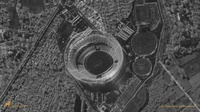
#> input picture Noise_Filtering_2/sar_1.jpg, 200 x 112 px, shrunk from 1200 x 675 before the run
$ jupyter execute DE_IP_2024_Task_2.ipynb
#> lines starting #> are read from the running program, lines starting #| are printed output that depends on the picture; long printed decimals are rounded
[cell 1]
import numpy as np
import cv2
import matplotlib.pyplot as plt

# Наложение и удаление шума

[cell 2]
image = cv2.imread('sar_1.jpg')
#> image is the input picture: shape (112, 200, 3); mean B, G, R 78, 78.2, 78.3
image_gray = cv2.cvtColor(image, cv2.COLOR_BGR2GRAY)

[cell 3]
plt.imshow(image_gray, cmap="gray")

[cell 4]
# Gaussian noise
mean = 0
stddev = 100
noise_gauss = np.zeros(image_gray.shape, np.uint8)
cv2.randn(noise_gauss, mean, stddev)

[cell 5]
plt.imshow(noise_gauss, cmap="gray")

[cell 6]
# Salt and pepper
noise =  np.random.randint(0, 101, size = (image_gray.shape[0], image_gray.shape[1]), dtype=int)
zeros_pixel = np.where(noise == 0)
ones_pixel = np.where(noise == 100)

[cell 7]
bg_image = np.ones(image_gray.shape, np.uint8) * 128

[cell 8]
bg_image[zeros_pixel] = 0
bg_image[ones_pixel] = 255

[cell 9]
plt.imshow(bg_image, cmap="gray")

[cell 10]
image_noise_gauss = cv2.add(image_gray,noise_gauss)
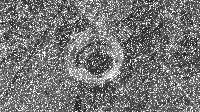
#> image_noise_gauss: shape (112, 200); min 25, max 255, mean 116.9

[cell 11]
plt.imshow(image_noise_gauss, cmap="gray")

[cell 12]
from skimage.metrics import structural_similarity, mean_squared_error
mse_gauss = mean_squared_error(image_gray, image_noise_gauss)
#> mse_gauss = 4324
(ssim, diff) = structural_similarity(image_gray, image_noise_gauss, full=True)
#> ssim = 0.204
print(mse_gauss, ssim)
#| 4323.990 0.2035

[cell 13]
image_gauss_median = cv2.medianBlur(image_noise_gauss, 3)
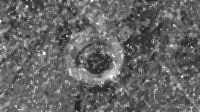
#> image_gauss_median: shape (112, 200); min 34, max 255, mean 101.6

[cell 14]
mse_gauss_median = mean_squared_error(image_gray, image_gauss_median)
#> mse_gauss_median = 1209.4
(ssim_gauss_median, diff) = structural_similarity(image_gray,  image_gauss_median, full=True)
#> ssim_gauss_median = 0.375

[cell 15]
print(mse_gauss_median, ssim_gauss_median)
#| 1209.405 0.3746

[cell 16]
plt.imshow(image_gauss_median, cmap="gray")

[cell 17]
import copy

image_sp = copy.deepcopy(image_gray)

image_sp[zeros_pixel] = 0
image_sp[ones_pixel] = 255

[cell 18]
plt.imshow(image_sp, cmap="gray")

[cell 19]
mse_sp = mean_squared_error(image_gray, image_sp)
#> mse_sp = 418.8
(ssim_sp, diff) = structural_similarity(image_gray, image_sp, full=True)
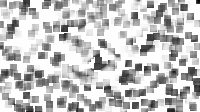
#> diff: shape (112, 200) float64; min -0.159, max 1, mean 0.729; drawn with min black and max white
#> ssim_sp = 0.728
print(mse_sp, ssim_sp)
#| 418.826 0.7284

[cell 20]
image_sp_median = cv2.medianBlur(image_sp, 3)
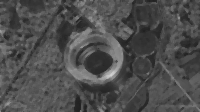
#> image_sp_median: shape (112, 200); min 33, max 210, mean 77.8

[cell 21]
mse_sp_median = mean_squared_error(image_gray, image_sp_median)
#> mse_sp_median = 149.6
(ssim_sp_median, diff) = structural_similarity(image_gray, image_sp_median, full=True)
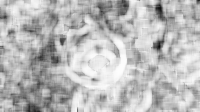
#> diff: shape (112, 200) float64; min 0.0378, max 0.996, mean 0.728
#> ssim_sp_median = 0.729
print(mse_sp_median, ssim_sp_median)
#| 149.563 0.7289

# Другие типы фильтров

[cell 22]
image_gauss_gauss = cv2.GaussianBlur(image_noise_gauss,(5,5),0)

[cell 23]
image_gauss_bilat = cv2.bilateralFilter(image_noise_gauss,9,75,75)

[cell 24]
image_gauss_nlm = cv2.fastNlMeansDenoising(image_noise_gauss, h = 20)

[cell 25]
import math

def geom(a):
    prod = 1
    for i in range(a.shape[0]):
        prod1 = 1
        for j in range(a.shape[1]):
            prod1 *= a[i,j]
        prod1 = math.pow(prod1, 1.0/9.0)
        prod *= prod1
    return prod

def proc(img, filter):
    img_res = copy.deepcopy(img)
    for i in range(0,img.shape[0] -2):
        for j in range(0,img.shape[1] -2):
            img_res[i:i+3, j:j+3] = filter(img[i:i+3, j:j+3])
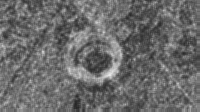
#> img_res: shape (112, 200); min 38, max 232, mean 106
    return img_res

res = proc(image_noise_gauss, geom)

[cell 26]
plt.imshow(res, cmap="gray")

[cell 27]
mse_geom = mean_squared_error(image_gray, res)
(ssim_geom, diff) = structural_similarity(image_gray, res, full=True)
print(mse_geom, ssim_geom)
#| 1310.651 0.3242

# 2D свертка

[cell 28]
# averaging filter
kernel_5 = np.ones((5,5),np.float32)/25
image_k5 = cv2.filter2D(image_gray,-1,kernel_5)
# blured_image = cv2.blur(img,(5,5))
image_b5 = cv2.blur(image_gray,(5,5))

[cell 29]
mse_kb = mean_squared_error(image_k5, image_b5)
(ssim_kb, diff) = structural_similarity(image_k5, image_b5, full=True)
#> diff: shape (112, 200) float64; every value is 1
print(mse_kb, ssim_kb)
#| 0.0 1.0

[cell 30]
# Laplasian
kernel_lapl = np.array([[0,-10,0],
                        [-10,40,-10],
                        [0,-10,0]], np.float32)

[cell 31]
image_lapl = cv2.filter2D(image_gray,-1,kernel_lapl)

[cell 32]
plt.imshow(image_lapl, cmap="gray")

[cell 33]
# ДЗ 2
# Зашумить изображение при помощи шума гаусса, постоянного шума.
# Протестировать медианный фильтр, фильтр гаусса, билатериальный фильтр, фильтр нелокальных средних с различными параметрами.
# Выяснить, какой фильтр показал лучший результат фильтрации шума.

[cell 34]
# Шум Гаусса
image = cv2.imread('img.jpg')
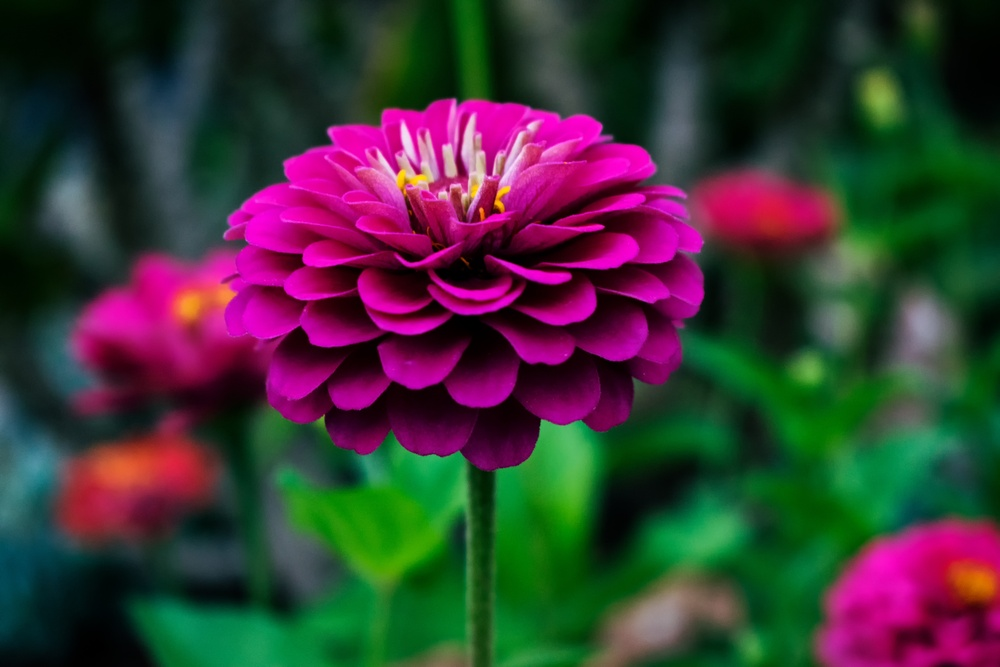
#> input picture Noise_Filtering_2/img.jpg, 1000 x 667 px, shrunk from 6000 x 4000 before the run
#> image is the input picture: shape (667, 1000, 3); mean B, G, R 53.9, 53.8, 59.7
image_gray = cv2.cvtColor(image, cv2.COLOR_BGR2GRAY)
#> image_gray: shape (667, 1000)
plt.imshow(image_gray, cmap="gray")
plt.title("Серое исходное изображение")
plt.show()

[cell 35]
mean = 0
stddev = 100
noise_gauss = np.zeros(image_gray.shape, np.uint8)
cv2.randn(noise_gauss, mean, stddev)
#> noise_gauss: shape (667, 1000)

image_noise_gauss = cv2.add(image_gray,noise_gauss)
#> image_noise_gauss: shape (667, 1000)
plt.imshow(image_noise_gauss, cmap="gray")
plt.title("Добавленный Гаусс шум")
plt.show()

mse_gauss = mean_squared_error(image_gray, image_noise_gauss)
(ssim, diff) = structural_similarity(image_gray, image_noise_gauss, full=True)
#> diff: shape (667, 1000) float64
print("Гаусс шум MSE, SSIM: ", mse_gauss, ssim)
#| Гаусс шум MSE, SSIM:  4498.850 0.03991

Гаусс шум MSE, SSIM:  4498.495616958333 0.025890101157439064

[cell 36]
image_sp_median = cv2.medianBlur(image_noise_gauss, 3)
#> image_sp_median: shape (667, 1000)
plt.imshow(image_sp_median, cmap="gray")
plt.title("Медианный фильтр")
plt.show()

mse_sp_median = mean_squared_error(image_gray, image_sp_median)
(ssim_sp_median, diff11) = structural_similarity(image_gray, image_sp_median, full=True)
print("Медианный: ", mse_sp_median, ssim_sp_median)
#| Медианный:  844.625 0.2018

Медианный:  844.0684315833333 0.15361941488749958

[cell 37]
image_sp_gauss = cv2.GaussianBlur(image_noise_gauss, (5, 5), 0)
plt.imshow(image_sp_gauss, cmap="gray")
plt.title("Фильтр Гаусса")
plt.show()

mse_sp_gauss = mean_squared_error(image_gray, image_sp_gauss)
(ssim_sp_gauss, diff22) = structural_similarity(image_gray, image_sp_gauss, full=True)
print("Гауссовский: ", mse_sp_gauss, ssim_sp_gauss)
#| Гауссовский:  1727.146 0.2894

Гауссовский:  1729.2054128333334 0.2304045520784349

[cell 38]
image_sp_bilat = cv2.bilateralFilter(image_noise_gauss, 9, 75, 75)
plt.imshow(image_sp_bilat, cmap="gray")
plt.title("Билатериальный фильтр")
plt.show()

mse_sp_bilat = mean_squared_error(image_gray, image_sp_bilat)
(ssim_sp_bilat, diff33) = structural_similarity(image_gray, image_sp_bilat, full=True)
print("Билатериальный: ", mse_sp_bilat, ssim_sp_bilat)
#| Билатериальный:  1793.127 0.1396

Билатериальный:  1786.3903612083334 0.10450695156513874

[cell 39]
image_sp_nlm = cv2.fastNlMeansDenoising(image_noise_gauss, h=20)
plt.imshow(image_sp_nlm, cmap="gray")
plt.title("Фильтр нелокальных средних")
plt.show()

mse_sp_nlm = mean_squared_error(image_gray, image_sp_nlm)
(ssim_sp_nlm, diff44) = structural_similarity(image_gray, image_sp_nlm, full=True)
print("nlm: ", mse_sp_nlm, ssim_sp_nlm)
#| nlm:  4489.831 0.04068

nlm:  4486.269640875 0.02893100217642121

[cell 40]
# 2 Постоянный шум
noise_intensity = 50
uniform_noise = np.random.uniform(-noise_intensity, noise_intensity, image_gray.shape)
uniform_noise = uniform_noise.astype(np.int16)
image_uniform_noise = image_gray.astype(np.int16) + uniform_noise
image_uniform_noise = np.clip(image_uniform_noise, 0, 255).astype(np.uint8)

plt.imshow(image_uniform_noise, cmap="gray")
plt.title("Добавленный постоянный шум")
plt.show()

mse_noise = mean_squared_error(image_gray, image_uniform_noise)
(ssim, diff55) = structural_similarity(image_gray, image_uniform_noise, full=True)
print("Постоянный шум MSE, SSIM: ", mse_noise, ssim)
#| Постоянный шум MSE, SSIM:  725.787 0.1334

Постоянный шум MSE, SSIM:  725.1629088333333 0.10523891939552157

[cell 41]
image_noise_median = cv2.medianBlur(image_uniform_noise, 3)
plt.imshow(image_noise_median, cmap="gray")
plt.title("Медианный фильтр")
plt.show()

mse_noise_median = mean_squared_error(image_gray, image_noise_median)
(ssim_noise_median, diff66) = structural_similarity(image_gray, image_noise_median, full=True)
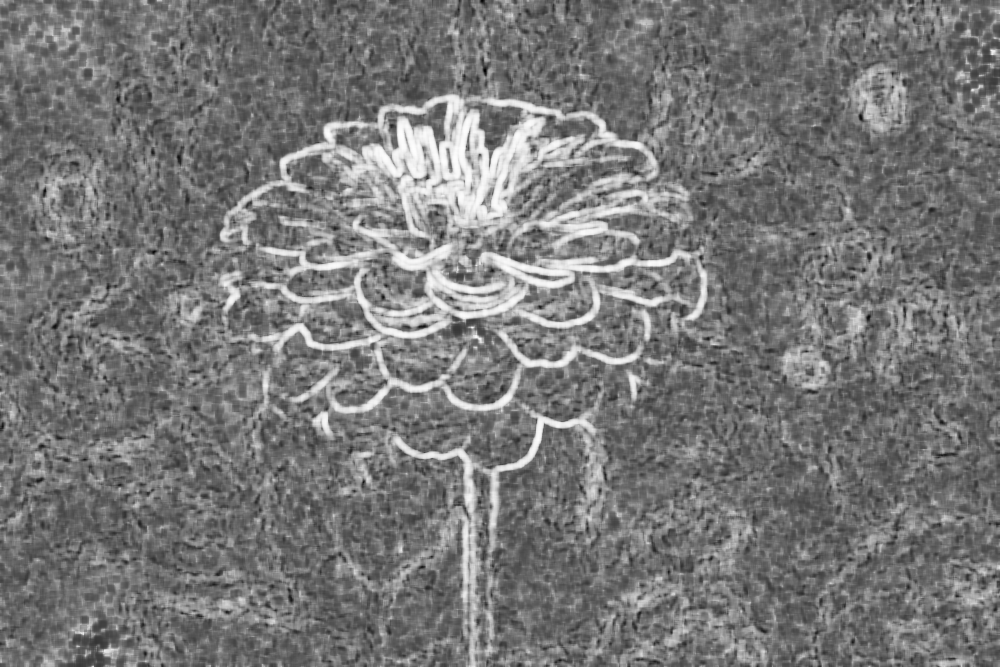
#> diff66: shape (667, 1000) float64; min -0.23, max 0.988, mean 0.346; drawn with min black and max white
print("Медианный: ", mse_noise_median, ssim_noise_median)
#| Медианный:  205.578 0.3465

Медианный:  210.12062370833334 0.27776816133960663

[cell 42]
image_noise_gauss = cv2.GaussianBlur(image_uniform_noise, (5, 5), 0)
plt.imshow(image_noise_gauss, cmap="gray")
plt.title("Фильтр Гаусса")
plt.show()

mse_noise_gauss = mean_squared_error(image_gray, image_noise_gauss)
(ssim_noise_gauss, diff77) = structural_similarity(image_gray, image_noise_gauss, full=True)
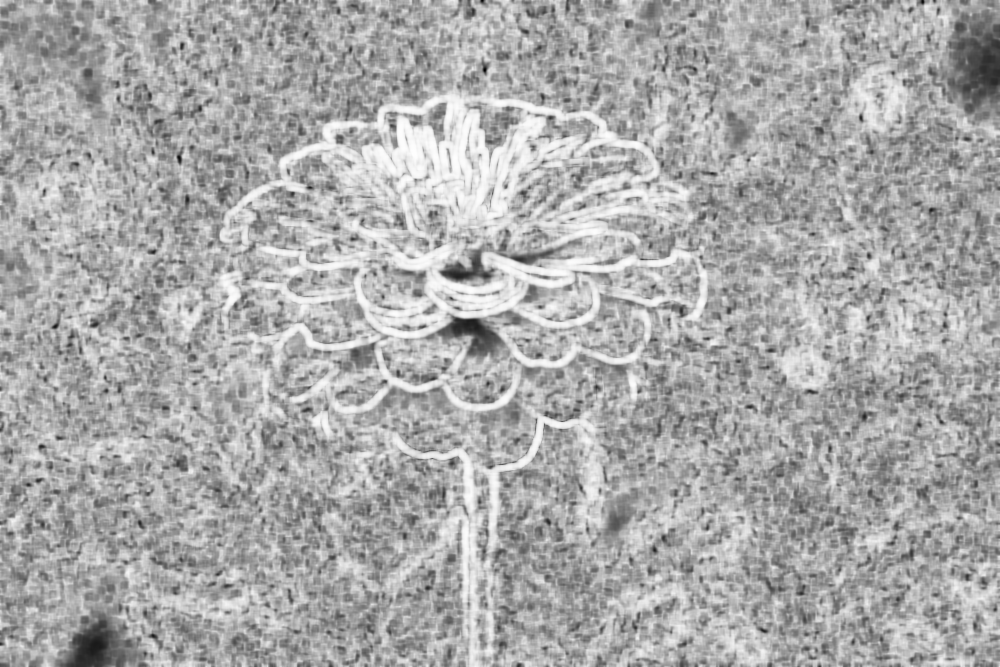
#> diff77: shape (667, 1000) float64; min -0.0805, max 0.997, mean 0.641; drawn with min black and max white
print("Гауссовский: ", mse_noise_gauss, ssim_noise_gauss)
#| Гауссовский:  67.432 0.6422

Гауссовский:  71.55345170833333 0.5611353878314782

[cell 43]
image_noise_bilat = cv2.bilateralFilter(image_uniform_noise, 9, 75, 75)
plt.imshow(image_noise_bilat, cmap="gray")
plt.title("Билатеральный фильтр")
plt.show()

mse_noise_bilat = mean_squared_error(image_gray, image_noise_bilat)
(ssim_noise_bilat, diff88) = structural_similarity(image_gray, image_noise_bilat, full=True)
print("Билатериальный: ", mse_noise_bilat, ssim_noise_bilat)
#| Билатериальный:  47.809 0.7629

Билатериальный:  46.510100625 0.6783054521603691

[cell 44]
image_noise_nlm = cv2.fastNlMeansDenoising(image_uniform_noise, h=20)
plt.imshow(image_noise_nlm, cmap="gray")
plt.title("Фильтр нелокальных средних")
plt.show()

mse_noise_nlm = mean_squared_error(image_gray, image_noise_nlm)
(ssim_noise_nlm, diff99) = structural_similarity(image_gray, image_noise_nlm, full=True)
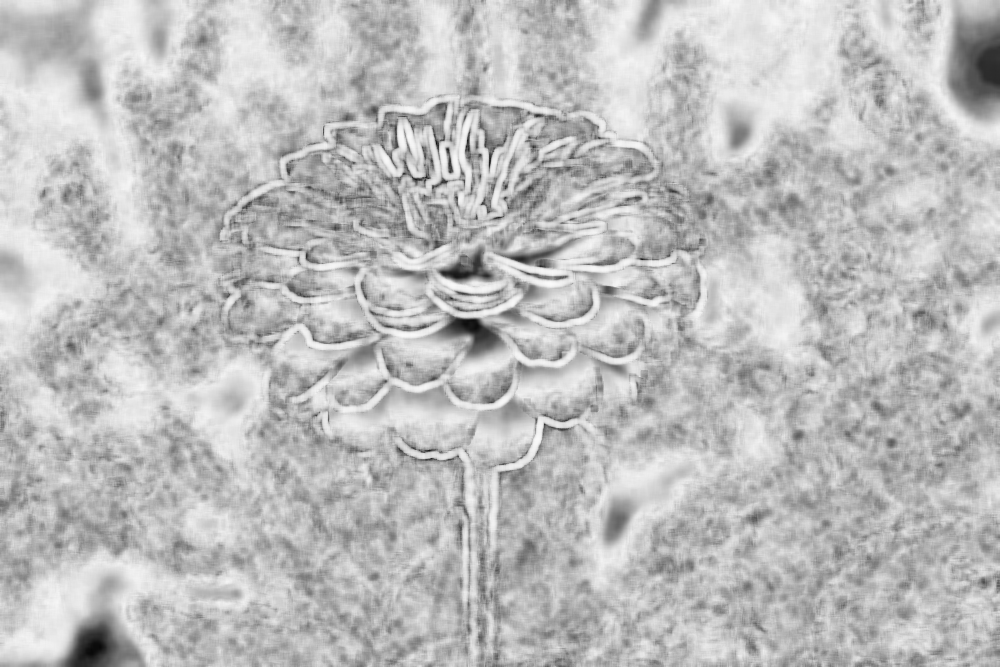
#> diff99: shape (667, 1000) float64; min 0.0373, max 0.985, mean 0.745
print("nlm: ", mse_noise_nlm, ssim_noise_nlm)
#| nlm:  53.765 0.7451
